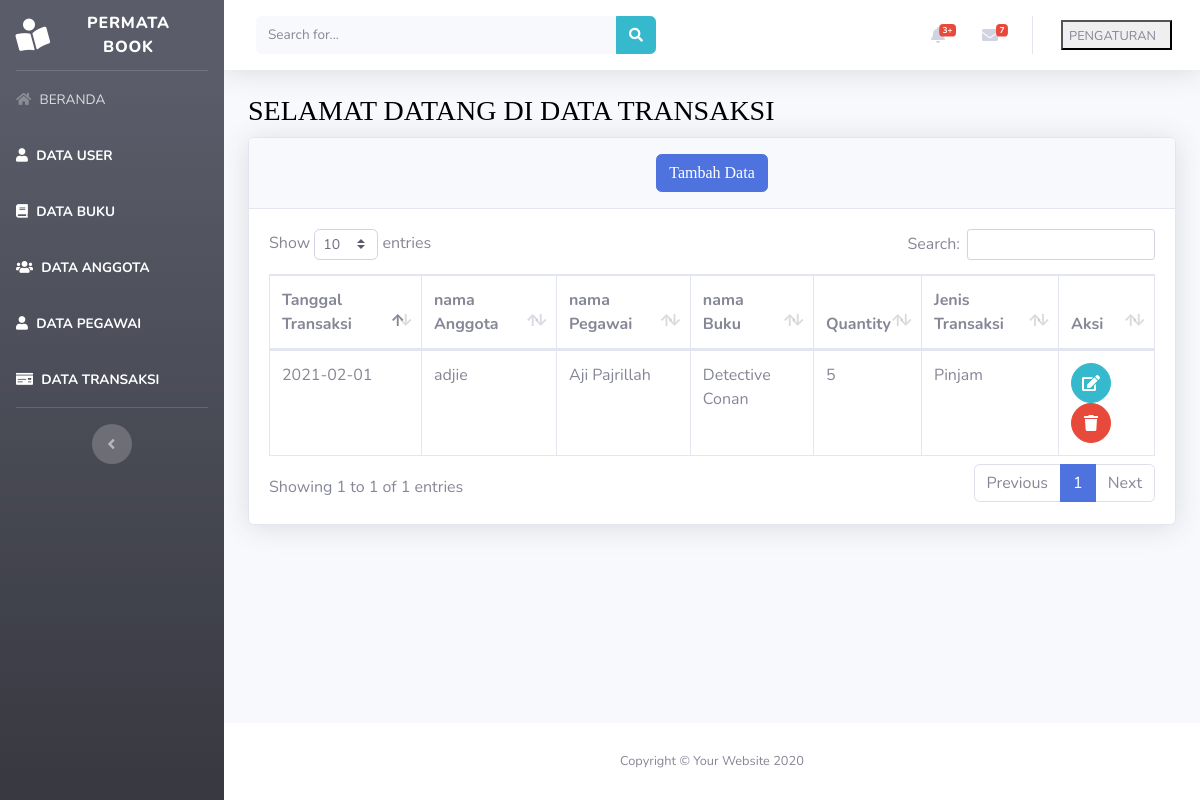
Page /beranda.php?page=transaksi on the committed database.
### tables this page shows
CREATE TABLE `tabel_transaksi` (
  `id_transaksi` int(5) NOT NULL,
  `tanggal_transaksi` date NOT NULL,
  `id_anggota` int(5) NOT NULL,
  `id_pegawai` int(5) NOT NULL,
  `id_buku` int(7) NOT NULL,
  `quantity` int(2) NOT NULL,
  `jenis_transaksi` enum('Pinjam','Kembali') NOT NULL
);

CREATE TABLE `tabel_anggota` (
  `id_anggota` int(5) NOT NULL,
  `nama_anggota` varchar(50) NOT NULL,
  `jenis_kelamin` enum('l','p') NOT NULL,
  `alamat` text NOT NULL,
  `no_hp` varchar(20) NOT NULL
);

CREATE TABLE `tabel_pegawai` (
  `id_pegawai` int(5) NOT NULL,
  `nama_pegawai` varchar(50) NOT NULL,
  `jenis_kelamin` enum('l','p') NOT NULL,
  `alamat` text NOT NULL,
  `no_hp` varchar(20) NOT NULL,
  `jabatan` varchar(30) NOT NULL
);

CREATE TABLE `tabel_buku` (
  `id_buku` int(7) NOT NULL,
  `isbn` varchar(30) NOT NULL,
  `nama_buku` varchar(50) NOT NULL,
  `penulis` varchar(50) NOT NULL,
  `penerbit` varchar(50) NOT NULL,
  `tahun_terbit` year(4) NOT NULL
);

### views/transaksi/transaksi.php (the view, shortened to what this page needs)
<div class="container-fluid">
    <h1 class="h3 mb-2 text-gray-800"><font color="black" face="fantasy">SELAMAT DATANG DI DATA TRANSAKSI</font></h1>
    <div class="card shadow mb-4">
        <div class="card-header py-3" align="center">
            <a href="beranda.php?page=transaksi&aksi=add">
                <button class="btn btn-primary"><font color="white" face="fantasy">Tambah Data</font></button>
            </a>
        </div>
        <div class="card-body">
            <div class="table-responsive">
                <table class="table table-bordered" id="dataTable" width="100%" cellspacing="0">
                    <thead>
                        <tr>
                            <th>Tanggal Transaksi</th>
                            <th>nama Anggota</th>
                            <th>nama Pegawai</th>
                            <th>nama Buku</th>
                            <th>Quantity</th>
                            <th>Jenis Transaksi</th>
                            <th>Aksi</th>
                        </tr>
                    </thead>
                    <tbody>
                    <?php
                        $sql = "SELECT t.*,b.nama_buku,a.nama_anggota,p.nama_pegawai from tabel_transaksi t left join tabel_buku b on t .id_buku = b.id_buku left join tabel_anggota a on t.id_anggota = a.id_anggota left join tabel_pegawai p on t.id_pegawai = p.id_pegawai";
                        $show = $database->query($sql);
                        foreach($show as $transaksi):
                    ?>
                        <tr>
                            <td><?php echo $transaksi['tanggal_transaksi']?></td>
                            <td><?php echo $transaksi['nama_anggota']?></td>
                            <td><?php echo $transaksi['nama_pegawai']?></td>
                            <td><?php echo $transaksi['nama_buku']?></td>
                            <td><?php echo $transaksi['quantity']?></td>
                            <td><?php echo $transaksi['jenis_transaksi']?></td>
                            <td>
                                 <a href="beranda.php?page=transaksi&aksi=edit&id=<?php echo $transaksi['id_transaksi']?>"
                                     class="btn btn-info btn-circle">
                                    <i class="fas fa-edit"></i>
                                 </a>
                                 <a href="model/transaksi/prosesdeletetransaksi.php?id=<?php echo $transaksi['id_transaksi']?>"
                                     class="btn btn-danger btn-circle">
                                    <i class="fas fa-trash"></i>
                                 </a>
                            </td>
                        </tr>
                        <?php endforeach; ?>
                    </tbody>
                 </table>
            </div>
        </div>
    </div>
</div>

### rows in the picture
tabel_transaksi: tanggal_transaksi "2021-02-01", id_anggota.nama_anggota "adjie", id_pegawai.nama_pegawai "Aji Pajrillah", id_buku.nama_buku "Detective Conan", quantity "5", jenis_transaksi "Pinjam"
